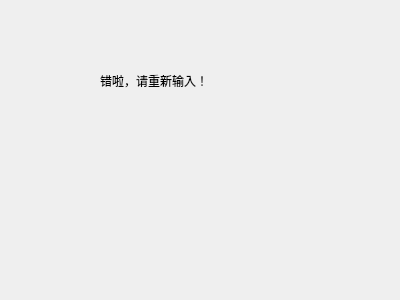
<?xml version="1.0" encoding="UTF-8"?>
<ui version="4.0">
 <class>Form</class>
 <widget class="QWidget" name="Form">
  <property name="geometry">
   <rect>
    <x>0</x>
    <y>0</y>
    <width>400</width>
    <height>300</height>
   </rect>
  </property>
  <property name="windowTitle">
   <string>Form</string>
  </property>
  <widget class="QLabel" name="label">
   <property name="geometry">
    <rect>
     <x>100</x>
     <y>50</y>
     <width>221</width>
     <height>61</height>
    </rect>
   </property>
   <property name="text">
    <string>错啦，请重新输入！</string>
   </property>
  </widget>
  <widget class="QLabel" name="wrong">
   <property name="geometry">
    <rect>
     <x>200</x>
     <y>130</y>
     <width>151</width>
     <height>101</height>
    </rect>
   </property>
   <property name="text">
    <string/>
   </property>
  </widget>
 </widget>
 <resources/>
 <connections/>
</ui>
